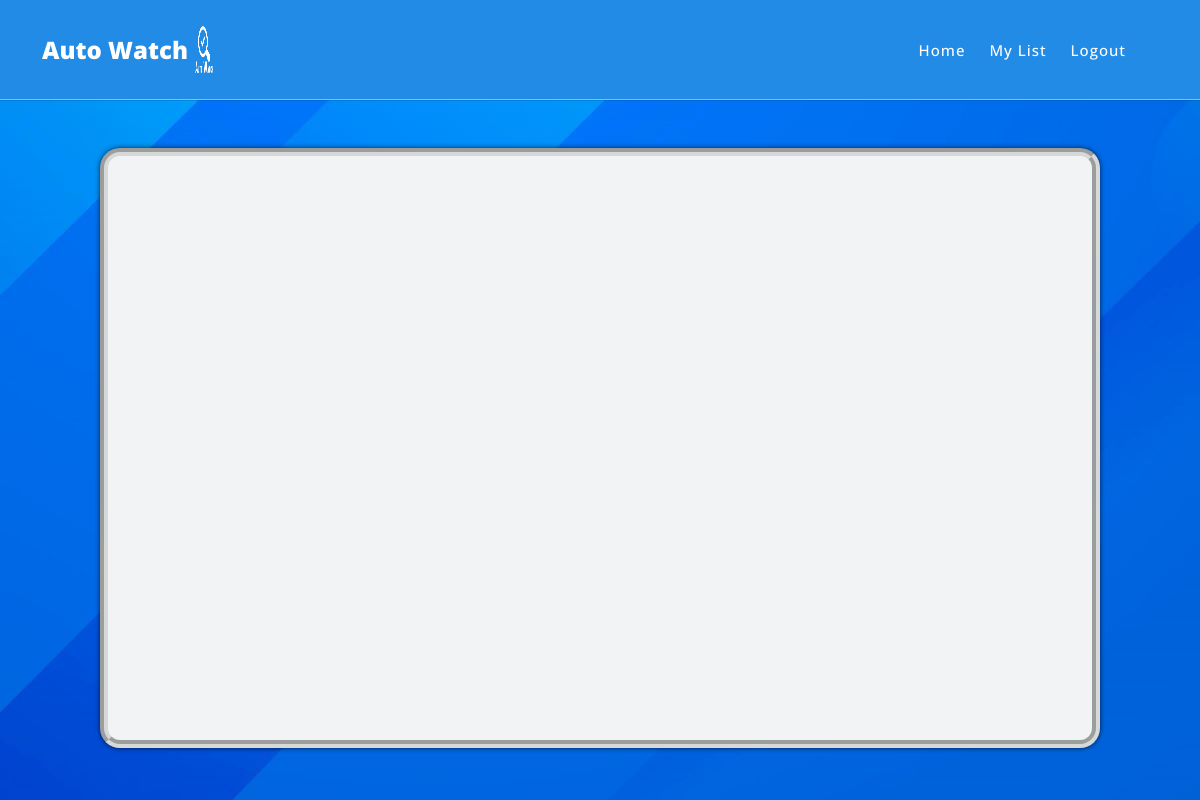
The page /main/list/analytics (signed in) on the database as committed earlier.
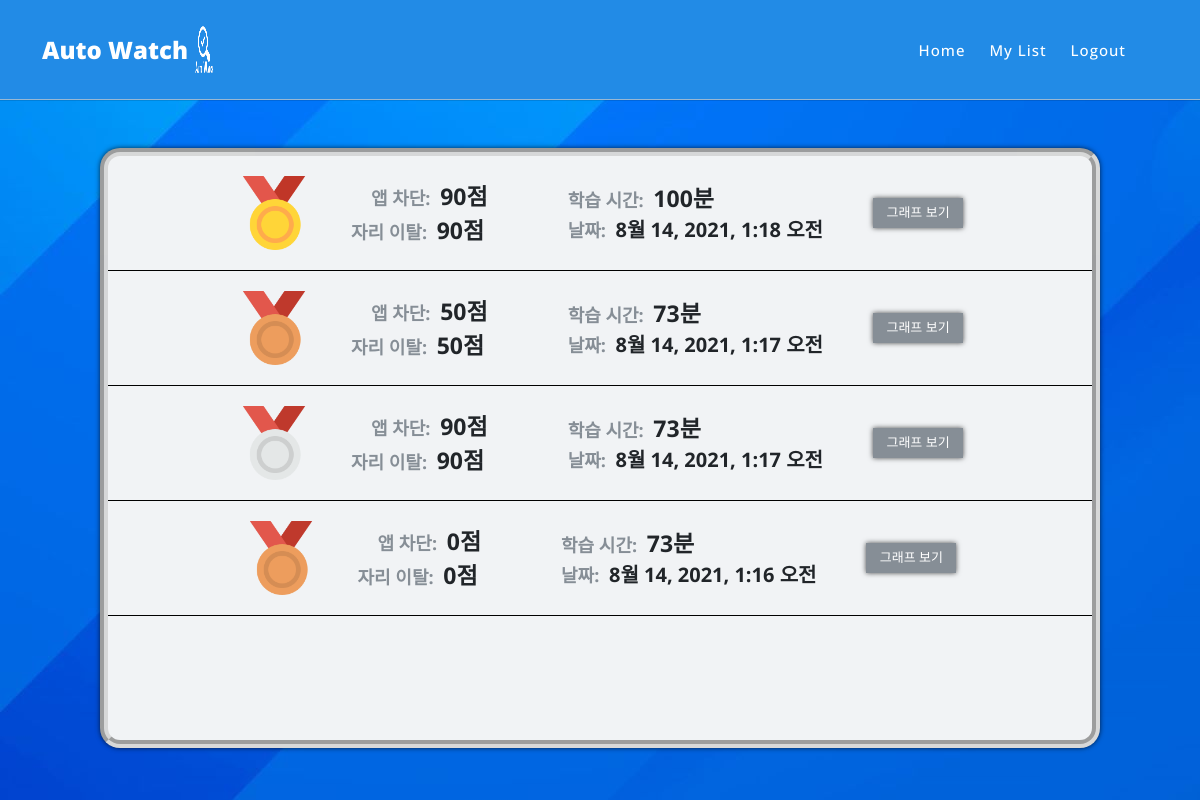
The same page on the database as committed later.
### main/models.py (models this page shows)
class Analytics(models.Model):
    room_name = models.CharField(max_length=128, verbose_name="방 이름", default="NULL")
    email = models.EmailField(max_length=128, verbose_name="사용자",default="NULL")
    count =  models.IntegerField(verbose_name="사용자 수", default=0)
    rate = models.IntegerField(verbose_name="순위", default=0)
    level = models.IntegerField(verbose_name="집중도 레벨",default=0)
    app = models.IntegerField(verbose_name="앱 차단 점수",default=0)
    person = models.IntegerField(verbose_name="자리 이탈 점수",default=0)
    time = models.IntegerField(verbose_name="학습 시간",default=0)
    list = models.IntegerField(verbose_name="list 변수",default=0)
    make_date = models.DateTimeField(auto_now_add=True, verbose_name='생성 날짜')
    def __str__(self):
        return self.email
    class Meta:
        db_table = 'analytics'
        verbose_name = '집중도'
        verbose_name_plural = '집중도'

### main/views.py (the view)
# urls.py: path('list/analytics',AnalyticsList.as_view()),
class AnalyticsList(ListView):
    model = Analytics
    template_name = 'analyticslist.html'
    def get_queryset(self):
        QuerySet = Analytics.objects.filter(email = self.request.session.get('user_email')).order_by('-make_date')
        return QuerySet

### main/templates/analyticslist.html (shortened to what the changed rows need)
<!DOCTYPE html>
<html lang="ko" id="html">
<head>
    <link href="/static/vendor/bootstrap/css/bootstrap.min.css" rel="stylesheet">
    <link rel="stylesheet" href="/static/assets/css/fontawesome.css">
    <link rel="stylesheet" href="/static/assets/css/templatemo-seo-dream.css?after">
    <link rel="stylesheet" href="/static/assets/css/main.css">
    <link rel="stylesheet" href="/static/assets/css/makeroom.css">
    <link rel="stylesheet" href="/static/assets/css/enterroom.css?after">
    <link rel="stylesheet" href="/static/assets/css/list.css?after?after?after?after">
    <link rel="stylesheet" href="/static/assets/css/animated.css">
    <link rel="stylesheet" href="https://cdnjs.cloudflare.com/ajax/libs/animate.css/4.1.1/animate.min.css"/>
    <link rel="stylesheet" href="/static/assets/css/owl.css">
</head>
<body>
    <div class="main">
      <div class="inner">
        <div class="list-wapper" id="list-wapper" name="list-wapper" >
          {% if object_list %}
            {% for Analytics in object_list %}
              {% if Analytics.list == 1 %}
                <div class="analytics-list">
                  <img src="/static/assets/images/gold-medal.png" alt="">
                  <div class="over"><span class="list-sub-text-anal">앱 차단: </span><span class="list-main-text">{{Analytics.app}}점</span><br><span class="list-sub-text">자리 이탈: </span><span class="list-main-text">{{Analytics.person}}점</span></div>
                  <div class="under"><span class="list-sub-text">학습 시간: </span><span class="list-main-text">{{Analytics.time}}분</span><br><span class="list-sub-text">날짜: </span><span class="list-main-text-date">{{Analytics.make_date}}</span></div>
                  <button onclick="location.href='/main/list/analytics/{{Analytics.pk}}'">그래프 보기</button>
                </div>
              {% elif Analytics.list == 2 %}
                <div class="analytics-list">
                  <img src="/static/assets/images/silver-medal.png" alt="">
                  <div class="over"><span class="list-sub-text-anal">앱 차단: </span><span class="list-main-text">{{Analytics.app}}점</span><br><span class="list-sub-text">자리 이탈: </span><span class="list-main-text">{{Analytics.person}}점</span></div>
                  <div class="under"><span class="list-sub-text">학습 시간: </span><span class="list-main-text">{{Analytics.time}}분</span><br><span class="list-sub-text">날짜: </span><span class="list-main-text-date">{{Analytics.make_date}}</span></div>
                  <button onclick="location.href='/main/list/analytics/{{Analytics.pk}}'">그래프 보기</button>
                </div>
              {% elif Analytics.list == 3 %}
                <div class="analytics-list">
                  <img src="/static/assets/images/bronze-medal.png" alt="">
                  <div class="over"><span class="list-sub-text-anal">앱 차단: </span><span class="list-main-text">{{Analytics.app}}점</span><br><span class="list-sub-text">자리 이탈: </span><span class="list-main-text">{{Analytics.person}}점</span></div>
                  <div class="under"><span class="list-sub-text">학습 시간: </span><span class="list-main-text">{{Analytics.time}}분</span><br><span class="list-sub-text">날짜: </span><span class="list-main-text-date">{{Analytics.make_date}}</span></div>
                  <button onclick="location.href='/main/list/analytics/{{Analytics.pk}}'">그래프 보기</button>
                </div>
              {%endif%}
            {% endfor%}
          {% else %}
            <div id="noroom" class="animate__animated animate__rubberBand animate__delay-0.8s">
                <span>생성한 집중도 자료가 없습니다!</span>
                <img src="/static/assets/images/embarrassed.png" alt="">
            </div>
          {%endif%}
        </div>
      </div>
    </div>
</body>
</html>

Rows that differ between the two databases and show on the page:
added Analytics: list 1 (drawn), app "90", person "90", time "100", make_date "8월 14, 2021, 1:18 오전"
added Analytics: list 3 (drawn), app "50", person "50", time "73", make_date "8월 14, 2021, 1:17 오전"
added Analytics: list 2 (drawn), app "90", person "90", time "73", make_date "8월 14, 2021, 1:17 오전"
added Analytics: list 3 (drawn), app "0", person "0", time "73", make_date "8월 14, 2021, 1:16 오전"
